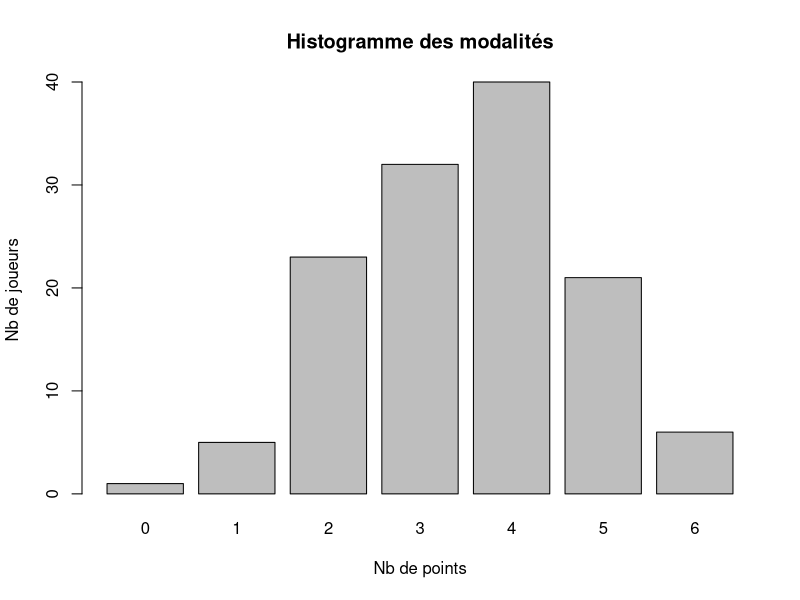

Write R code to recreate this figure.
#Simulation d'un grand nombre de sortie de poule selon les règles du tournoi
#d'échecs de l'Arcep en 2023


#Définir n 
n <- 128

# Pour la reproductibilité des résultats
set.seed(2)  

vecteur <- rep(0,n)  

t <- 7

#Répéter l'opération afin de simuler t tours 
for (i in 1:t) {indices <- sample(seq_along(vecteur), length(vecteur) %/% 2)  # Indices aléatoires pour ajouter 1

vecteur[indices] <- vecteur[indices] + 1  # Ajouter 1 aux éléments sélectionnés

sort(vecteur)}

#Vecteur trié 
print(sort(vecteur))

#Créer le tableau des valeurs de notre simulation
tableau <- table(vecteur)

barplot(tableau, main = "Histogramme des modalités", xlab = "Nb de points", ylab = "Nb de joueurs")
